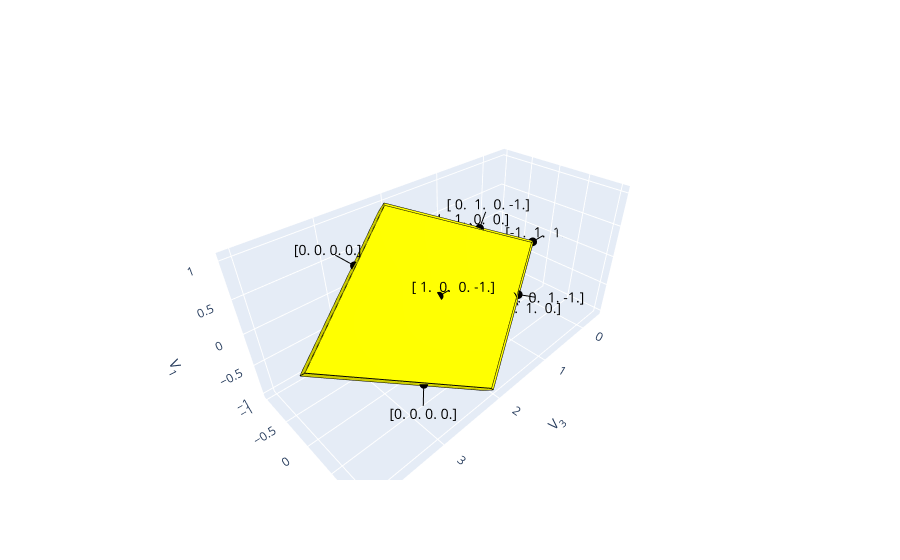
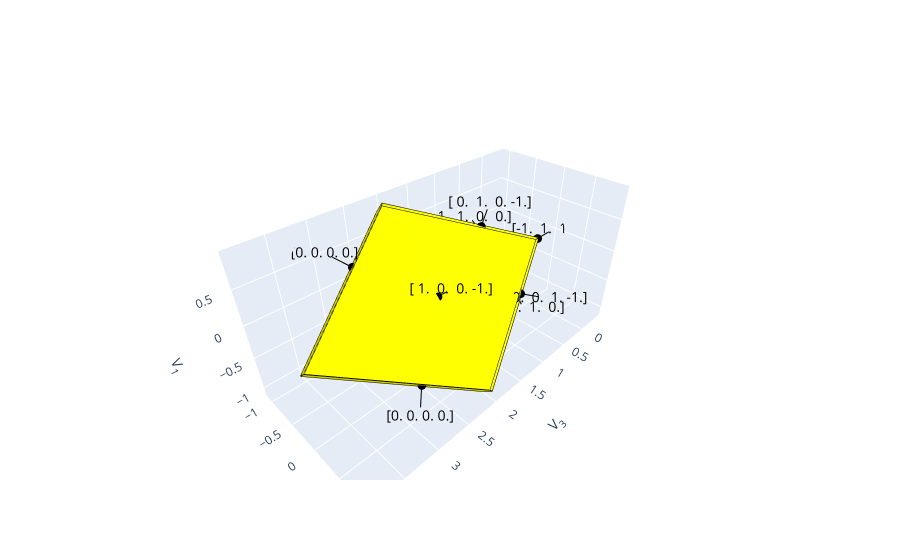

The code cell stored with these charts, in order, in its notebook:
### Markdown cell above
## Computing Gamma

To compute gamma, we first learn the boundaries of the state (0,0,0,0). We then label the learned transitions based on which we think adds one electron to the i-th dot.

For a quick verification that the learned boundaries are correct, we compute the relative error of each element.

### Code cell
#now disable the reservoir, we don't need it anymore
sim.set_reservoir(False)
#initialize device in target state
target_state=np.array([1,0, 0, 1],dtype=np.int64)
sim.activate_state(target_state)

#now compute the projection of the simulation to remove the axis where the polytopes in the reservoir-free
#array are unbounded. this allows us to plot the 3d projection of the 4d facet
def compute_projection(sim, gamma):
    # Compute v such, that for any t with sum(t)=0: t^TAv = 0
    v = np.linalg.inv(gamma)@np.ones(sim.num_dots)
    v /= np.linalg.norm(v)
    
    # Project away the vector direction v
    # We remove the vector by defining a householder transformation that would move v->(1,0,...,0)
    # and then we remove the first element (we make use of the fact that the householder transformation is its own inverse)
    h = v.copy()
    h[0] -= 1.0
    h /= np.linalg.norm(h)
    P = np.eye(sim.num_dots) - 2*np.outer(h,h)
    P = P[:,1:]

    sim_proj = sim.slice(P, np.zeros(sim.num_dots))
    gamma_proj = gamma@P
    return sim_proj, gamma_proj

sim_proj_est, gamma_proj = compute_projection(sim,gamma)
sim_proj_real, _ = compute_projection(sim, sim.Cinv@sim.C_g)

#visualize both projections

#first the true one
poly_real = sim_proj_real.boundaries()
print("projected facet labels")
print(poly_real.labels)
print("Real facet after projection")
halfspaces=np.hstack([poly_real.A,poly_real.b.reshape(-1,1)])
#polytope not bounded, so add lower bounds as well
lower_bound = np.hstack([sim_proj_real.boundsA,sim_proj_real.boundsb.reshape(-1,1)])
halfspaces = np.vstack([halfspaces,lower_bound])
labels = np.vstack([poly_real.labels,np.zeros((4,4),dtype=np.int64)])
plot_facet(halfspaces, labels, text_dist_multiplier=5.0)

print("Facet after projection using estimated Gamma")
#now using the estimated gamma
poly_est = sim_proj_est.boundaries()
halfspaces=np.hstack([poly_est.A,poly_est.b.reshape(-1,1)])
#polytope not bounded, so add lower bounds as well
lower_bound = np.hstack([sim_proj_est.boundsA,sim_proj_est.boundsb.reshape(-1,1)])
halfspaces = np.vstack([halfspaces,lower_bound])
labels = np.vstack([poly_est.labels,np.zeros((4,4),dtype=np.int64)])
plot_facet(halfspaces, labels, text_dist_multiplier=5.0)

### Figure 1 — Plotly figure (JSON) as saved in the notebook; plotly's stock layout.template omitted (floating-point values rounded to 4 significant figures)
{"data": [{"alphahull": 0, "color": "yellow", "opacity": 1, "type": "mesh3d", "x": [2.099, 4.0, 4.0, 2.093, 2.019, -0.01876, 2.116, 0.1229, -0.0172, -0.01875, 0.1108, -0.02031, 2.11, 2.035], "y": [1.043, -0.03424, 0.1093, 0.902, 1.012, 0.01057, -0.8514, 0.07133, 0.01003, -0.01098, -0.07233, -0.01045, -0.9979, -0.962], "z": [-0.8586, -0.03424, 0.1093, -1.005, -0.9688, -0.006976, 1.033, 0.074, 0.01399, 0.01453, -0.06961, -0.006445, 0.8924, 1.003]}, {"marker": {"color": "black", "size": 3}, "mode": "markers", "showlegend": false, "type": "scatter3d", "x": [-0.01875], "y": [-0.0002081], "z": [0.003775]}, {"line": {"color": "black", "width": 2}, "mode": "lines", "showlegend": false, "type": "scatter3d", "x": [-0.01875, -0.2673], "y": [-0.0002081, 0.01863], "z": [0.003775, 0.02273]}, {"marker": {"color": "black", "size": 3}, "mode": "text", "showlegend": false, "text": ["[-1.  1.  1. -1.]"], "textfont": {"color": "black", "size": 14}, "textposition": "middle center", "type": "scatter3d", "x": [-0.3667], "y": [0.02616], "z": [0.03032]}, {"line": {"color": "black", "width": 2}, "mode": "lines", "showlegend": false, "type": "scatter3d", "x": [-0.01876, -0.0172], "y": [0.01057, 0.01003], "z": [-0.006976, 0.01399]}, {"line": {"color": "black", "width": 2}, "mode": "lines", "showlegend": false, "type": "scatter3d", "x": [-0.01876, -0.02031], "y": [0.01057, -0.01045], "z": [-0.006976, -0.006445]}, {"line": {"color": "black", "width": 2}, "mode": "lines", "showlegend": false, "type": "scatter3d", "x": [-0.0172, -0.01875], "y": [0.01003, -0.01098], "z": [0.01399, 0.01453]}, {"line": {"color": "black", "width": 2}, "mode": "lines", "showlegend": false, "type": "scatter3d", "x": [-0.01875, -0.02031], "y": [-0.01098, -0.01045], "z": [0.01453, -0.006445]}, {"marker": {"color": "black", "size": 3}, "mode": "markers", "showlegend": false, "type": "scatter3d", "x": [2.078], "y": [-0.05061], "z": [-0.05416]}, {"line": {"color": "black", "width": 2}, "mode": "lines", "showlegend": false, "type": "scatter3d", "x": [2.078, 2.082], "y": [-0.05061, -0.2272], "z": [-0.05416, -0.231]}, {"marker": {"color": "black", "size": 3}, "mode": "text", "showlegend": false, "text": ["[-1.  0.  0.  1.]"], "textfont": {"color": "black", "size": 14}, "textposition": "middle center", "type": "scatter3d", "x": [2.083], "y": [-0.2979], "z": [-0.3018]}, {"line": {"color": "black", "width": 2}, "mode": "lines", "showlegend": false, "type": "scatter3d", "x": [4.0, 2.093], "y": [-0.03424, 0.902], "z": [-0.03424, -1.005]}, {"line": {"color": "black", "width": 2}, "mode": "lines", "showlegend": false, "type": "scatter3d", "x": [4.0, 2.11], "y": [-0.03424, -0.9979], "z": [-0.03424, 0.8924]}, {"line": {"color": "black", "width": 2}, "mode": "lines", "showlegend": false, "type": "scatter3d", "x": [2.093, 0.1108], "y": [0.902, -0.07233], "z": [-1.005, -0.06961]}, {"line": {"color": "black", "width": 2}, "mode": "lines", "showlegend": false, "type": "scatter3d", "x": [0.1108, 2.11], "y": [-0.07233, -0.9979], "z": [-0.06961, 0.8924]}, {"marker": {"color": "black", "size": 3}, "mode": "markers", "showlegend": false, "type": "scatter3d", "x": [0.8367], "y": [0.3684], "z": [-0.4114]}, {"line": {"color": "black", "width": 2}, "mode": "lines", "showlegend": false, "type": "scatter3d", "x": [0.8367, 0.7291], "y": [0.3684, 0.3707], "z": [-0.4114, -0.637]}, {"marker": {"color": "black", "size": 3}, "mode": "text", "showlegend": false, "text": ["[-1.  0.  1.  0.]"], "textfont": {"color": "black", "size": 14}, "textposition": "middle center", "type": "scatter3d", "x": [0.686], "y": [0.3716], "z": [-0.7273]}, {"line": {"color": "black", "width": 2}, "mode": "lines", "showlegend": false, "type": "scatter3d", "x": [2.093, 2.019], "y": [0.902, 1.012], "z": [-1.005, -0.9688]}, {"line": {"color": "black", "width": 2}, "mode": "lines", "showlegend": false, "type": "scatter3d", "x": [2.093, 0.1108], "y": [0.902, -0.07233], "z": [-1.005, -0.06961]}, {"line": {"color": "black", "width": 2}, "mode": "lines", "showlegend": false, "type": "scatter3d", "x": [2.019, -0.01876], "y": [1.012, 0.01057], "z": [-0.9688, -0.006976]}, {"line": {"color": "black", "width": 2}, "mode": "lines", "showlegend": false, "type": "scatter3d", "x": [-0.01876, -0.02031], "y": [0.01057, -0.01045], "z": [-0.006976, -0.006445]}, {"line": {"color": "black", "width": 2}, "mode": "lines", "showlegend": false, "type": "scatter3d", "x": [0.1108, -0.02031], "y": [-0.07233, -0.01045], "z": [-0.06961, -0.006445]}, {"marker": {"color": "black", "size": 3}, "mode": "markers", "showlegend": false, "type": "scatter3d", "x": [0.8433], "y": [-0.4107], "z": [0.3668]}, {"line": {"color": "black", "width": 2}, "mode": "lines", "showlegend": false, "type": "scatter3d", "x": [0.8433, 0.7375], "y": [-0.4107, -0.6372], "z": [0.3668, 0.3688]}, {"marker": {"color": "black", "size": 3}, "mode": "text", "showlegend": false, "text": ["[-1.  1.  0.  0.]"], "textfont": {"color": "black", "size": 14}, "textposition": "middle center", "type": "scatter3d", "x": [0.6951], "y": [-0.7278], "z": [0.3697]}, {"line": {"color": "black", "width": 2}, "mode": "lines", "showlegend": false, "type": "scatter3d", "x": [-0.01875, -0.02031], "y": [-0.01098, -0.01045], "z": [0.01453, -0.006445]}, {"line": {"color": "black", "width": 2}, "mode": "lines", "showlegend": false, "type": "scatter3d", "x": [-0.01875, 2.035], "y": [-0.01098, -0.962], "z": [0.01453, 1.003]}, {"line": {"color": "black", "width": 2}, "mode": "lines", "showlegend": false, "type": "scatter3d", "x": [0.1108, -0.02031], "y": [-0.07233, -0.01045], "z": [-0.06961, -0.006445]}, {"line": {"color": "black", "width": 2}, "mode": "lines", "showlegend": false, "type": "scatter3d", "x": [0.1108, 2.11], "y": [-0.07233, -0.9979], "z": [-0.06961, 0.8924]}, {"line": {"color": "black", "width": 2}, "mode": "lines", "showlegend": false, "type": "scatter3d", "x": [2.11, 2.035], "y": [-0.9979, -0.962], "z": [0.8924, 1.003]}, {"marker": {"color": "black", "size": 3}, "mode": "markers", "showlegend": false, "type": "scatter3d", "x": [0.8409], "y": [0.4294], "z": [-0.3493]}, {"line": {"color": "black", "width": 2}, "mode": "lines", "showlegend": false, "type": "scatter3d", "x": [0.8409, 0.736], "y": [0.4294, 0.6559], "z": [-0.3493, -0.3357]}, {"marker": {"color": "black", "size": 3}, "mode": "text", "showlegend": false, "text": ["[ 0.  0.  1. -1.]"], "textfont": {"color": "black", "size": 14}, "textposition": "middle center", "type": "scatter3d", "x": [0.694], "y": [0.7465], "z": [-0.3302]}, {"line": {"color": "black", "width": 2}, "mode": "lines", "showlegend": false, "type": "scatter3d", "x": [2.099, 2.019], "y": [1.043, 1.012], "z": [-0.8586, -0.9688]}, {"line": {"color": "black", "width": 2}, "mode": "lines", "showlegend": false, "type": "scatter3d", "x": [2.099, 0.1229], "y": [1.043, 0.07133], "z": [-0.8586, 0.074]}, {"line": {"color": "black", "width": 2}, "mode": "lines", "showlegend": false, "type": "scatter3d", "x": [2.019, -0.01876], "y": [1.012, 0.01057], "z": [-0.9688, -0.006976]}, {"line": {"color": "black", "width": 2}, "mode": "lines", "showlegend": false, "type": "scatter3d", "x": [-0.01876, -0.0172], "y": [0.01057, 0.01003], "z": [-0.006976, 0.01399]}, {"line": {"color": "black", "width": 2}, "mode": "lines", "showlegend": false, "type": "scatter3d", "x": [0.1229, -0.0172], "y": [0.07133, 0.01003], "z": [0.074, 0.01399]}, {"marker": {"color": "black", "size": 3}, "mode": "markers", "showlegend": false, "type": "scatter3d", "x": [0.8475], "y": [-0.3486], "z": [0.4277]}, {"line": {"color": "black", "width": 2}, "mode": "lines", "showlegend": false, "type": "scatter3d", "x": [0.8475, 0.7443], "y": [-0.3486, -0.3352], "z": [0.4277, 0.655]}, {"marker": {"color": "black", "size": 3}, "mode": "text", "showlegend": false, "text": ["[ 0.  1.  0. -1.]"], "textfont": {"color": "black", "size": 14}, "textposition": "middle center", "type": "scatter3d", "x": [0.703], "y": [-0.3299], "z": [0.7459]}, {"line": {"color": "black", "width": 2}, "mode": "lines", "showlegend": false, "type": "scatter3d", "x": [2.116, 0.1229], "y": [-0.8514, 0.07133], "z": [1.033, 0.074]}, {"line": {"color": "black", "width": 2}, "mode": "lines", "showlegend": false, "type": "scatter3d", "x": [2.116, 2.035], "y": [-0.8514, -0.962], "z": [1.033, 1.003]}, {"line": {"color": "black", "width": 2}, "mode": "lines", "showlegend": false, "type": "scatter3d", "x": [0.1229, -0.0172], "y": [0.07133, 0.01003], "z": [0.074, 0.01399]}, {"line": {"color": "black", "width": 2}, "mode": "lines", "showlegend": false, "type": "scatter3d", "x": [-0.0172, -0.01875], "y": [0.01003, -0.01098], "z": [0.01399, 0.01453]}, {"line": {"color": "black", "width": 2}, "mode": "lines", "showlegend": false, "type": "scatter3d", "x": [-0.01875, 2.035], "y": [-0.01098, -0.962], "z": [0.01453, 1.003]}, {"marker": {"color": "black", "size": 3}, "mode": "markers", "showlegend": false, "type": "scatter3d", "x": [2.084], "y": [0.09297], "z": [0.08941]}, {"line": {"color": "black", "width": 2}, "mode": "lines", "showlegend": false, "type": "scatter3d", "x": [2.084, 2.081], "y": [0.09297, 0.2696], "z": [0.08941, 0.2663]}, {"marker": {"color": "black", "size": 3}, "mode": "text", "showlegend": false, "text": ["[ 1.  0.  0. -1.]"], "textfont": {"color": "black", "size": 14}, "textposition": "middle center", "type": "scatter3d", "x": [2.08], "y": [0.3403], "z": [0.3371]}, {"line": {"color": "black", "width": 2}, "mode": "lines", "showlegend": false, "type": "scatter3d", "x": [2.099, 4.0], "y": [1.043, 0.1093], "z": [-0.8586, 0.1093]}, {"line": {"color": "black", "width": 2}, "mode": "lines", "showlegend": false, "type": "scatter3d", "x": [2.099, 0.1229], "y": [1.043, 0.07133], "z": [-0.8586, 0.074]}, {"line": {"color": "black", "width": 2}, "mode": "lines", "showlegend": false, "type": "scatter3d", "x": [4.0, 2.116], "y": [0.1093, -0.8514], "z": [0.1093, 1.033]}, {"line": {"color": "black", "width": 2}, "mode": "lines", "showlegend": false, "type": "scatter3d", "x": [2.116, 0.1229], "y": [-0.8514, 0.07133], "z": [1.033, 0.074]}, {"marker": {"color": "black", "size": 3}, "mode": "markers", "showlegend": false, "type": "scatter3d", "x": [null], "y": [null], "z": [null]}, {"line": {"color": "black", "width": 2}, "mode": "lines", "showlegend": false, "type": "scatter3d", "x": [null, null], "y": [null, null], "z": [null, null]}, {"marker": {"color": "black", "size": 3}, "mode": "text", "showlegend": false, "text": ["[0. 0. 0. 0.]"], "textfont": {"color": "black", "size": 14}, "textposition": "middle center", "type": "scatter3d", "x": [null], "y": [null], "z": [null]}, {"marker": {"color": "black", "size": 3}, "mode": "markers", "showlegend": false, "type": "scatter3d", "x": [2.842], "y": [0.6064], "z": [-0.5515]}, {"line": {"color": "black", "width": 2}, "mode": "lines", "showlegend": false, "type": "scatter3d", "x": [2.842, 2.986], "y": [0.6064, 0.7507], "z": [-0.5515, -0.6959]}, {"marker": {"color": "black", "size": 3}, "mode": "text", "showlegend": false, "text": ["[0. 0. 0. 0.]"], "textfont": {"color": "black", "size": 14}, "textposition": "middle center", "type": "scatter3d", "x": [3.044], "y": [0.8085], "z": [-0.7536]}, {"line": {"color": "black", "width": 2}, "mode": "lines", "showlegend": false, "type": "scatter3d", "x": [2.099, 4.0], "y": [1.043, 0.1093], "z": [-0.8586, 0.1093]}, {"line": {"color": "black", "width": 2}, "mode": "lines", "showlegend": false, "type": "scatter3d", "x": [2.099, 2.019], "y": [1.043, 1.012], "z": [-0.8586, -0.9688]}, {"line": {"color": "black", "width": 2}, "mode": "lines", "showlegend": false, "type": "scatter3d", "x": [4.0, 4.0], "y": [-0.03424, 0.1093], "z": [-0.03424, 0.1093]}, {"line": {"color": "black", "width": 2}, "mode": "lines", "showlegend": false, "type": "scatter3d", "x": [4.0, 2.093], "y": [-0.03424, 0.902], "z": [-0.03424, -1.005]}, {"line": {"color": "black", "width": 2}, "mode": "lines", "showlegend": false, "type": "scatter3d", "x": [2.093, 2.019], "y": [0.902, 1.012], "z": [-1.005, -0.9688]}, {"marker": {"color": "black", "size": 3}, "mode": "markers", "showlegend": false, "type": "scatter3d", "x": [2.852], "y": [-0.5472], "z": [0.6007]}, {"line": {"color": "black", "width": 2}, "mode": "lines", "showlegend": false, "type": "scatter3d", "x": [2.852, 2.996], "y": [-0.5472, -0.6916], "z": [0.6007, 0.745]}, {"marker": {"color": "black", "size": 3}, "mode": "text", "showlegend": false, "text": ["[0. 0. 0. 0.]"], "textfont": {"color": "black", "size": 14}, "textposition": "middle center", "type": "scatter3d", "x": [3.054], "y": [-0.7493], "z": [0.8027]}, {"line": {"color": "black", "width": 2}, "mode": "lines", "showlegend": false, "type": "scatter3d", "x": [4.0, 4.0], "y": [-0.03424, 0.1093], "z": [-0.03424, 0.1093]}, {"line": {"color": "black", "width": 2}, "mode": "lines", "showlegend": false, "type": "scatter3d", "x": [4.0, 2.11], "y": [-0.03424, -0.9979], "z": [-0.03424, 0.8924]}, {"line": {"color": "black", "width": 2}, "mode": "lines", "showlegend": false, "type": "scatter3d", "x": [4.0, 2.116], "y": [0.1093, -0.8514], "z": [0.1093, 1.033]}, {"line": {"color": "black", "width": 2}, "mode": "lines", "showlegend": false, "type": "scatter3d", "x": [2.116, 2.035], "y": [-0.8514, -0.962], "z": [1.033, 1.003]}, {"line": {"color": "black", "width": 2}, "mode": "lines", "showlegend": false, "type": "scatter3d", "x": [2.11, 2.035], "y": [-0.9979, -0.962], "z": [0.8924, 1.003]}, {"marker": {"color": "black", "size": 3}, "mode": "markers", "showlegend": false, "type": "scatter3d", "x": [null], "y": [null], "z": [null]}, {"line": {"color": "black", "width": 2}, "mode": "lines", "showlegend": false, "type": "scatter3d", "x": [null, null], "y": [null, null], "z": [null, null]}, {"marker": {"color": "black", "size": 3}, "mode": "text", "showlegend": false, "text": ["[0. 0. 0. 0.]"], "textfont": {"color": "black", "size": 14}, "textposition": "middle center", "type": "scatter3d", "x": [null], "y": [null], "z": [null]}], "layout": {"scene": {"xaxis": {"title": {"text": "V<sub>3</sub>"}}, "yaxis": {"title": {"text": "V<sub>2</sub>"}}, "zaxis": {"title": {"text": "V<sub>1</sub>"}}}}}

### Figure 2 — Plotly figure (JSON) as saved in the notebook; plotly's stock layout.template omitted (floating-point values rounded to 4 significant figures)
{"data": [{"alphahull": 0, "color": "yellow", "opacity": 1, "type": "mesh3d", "x": [3.855, 3.872, 2.042, 2.09, -0.01859, 0.1296, -0.01603, 2.063, 1.977, -0.0185, 0.104, -0.02106, 2.069, 2.004], "y": [-0.2123, -0.06866, 0.7853, -0.927, 0.01139, 0.06585, 0.01085, 0.9267, 0.8999, -0.01007, -0.07752, -0.009526, -1.073, -1.034], "z": [-0.2266, -0.0841, -1.092, 0.9165, -0.006091, 0.06749, 0.01478, -0.9473, -1.053, 0.01549, -0.07466, -0.005381, 0.7763, 0.8913]}, {"marker": {"color": "black", "size": 3}, "mode": "markers", "showlegend": false, "type": "scatter3d", "x": [-0.01855], "y": [0.0006605], "z": [0.0047]}, {"line": {"color": "black", "width": 2}, "mode": "lines", "showlegend": false, "type": "scatter3d", "x": [-0.01855, -0.2648], "y": [0.0006605, 0.03081], "z": [0.0047, 0.03573]}, {"marker": {"color": "black", "size": 3}, "mode": "text", "showlegend": false, "text": ["[-1.  1.  1. -1.]"], "textfont": {"color": "black", "size": 14}, "textposition": "middle center", "type": "scatter3d", "x": [-0.3633], "y": [0.04287], "z": [0.04814]}, {"line": {"color": "black", "width": 2}, "mode": "lines", "showlegend": false, "type": "scatter3d", "x": [-0.01859, -0.01603], "y": [0.01139, 0.01085], "z": [-0.006091, 0.01478]}, {"line": {"color": "black", "width": 2}, "mode": "lines", "showlegend": false, "type": "scatter3d", "x": [-0.01859, -0.02106], "y": [0.01139, -0.009526], "z": [-0.006091, -0.005381]}, {"line": {"color": "black", "width": 2}, "mode": "lines", "showlegend": false, "type": "scatter3d", "x": [-0.01603, -0.0185], "y": [0.01085, -0.01007], "z": [0.01478, 0.01549]}, {"line": {"color": "black", "width": 2}, "mode": "lines", "showlegend": false, "type": "scatter3d", "x": [-0.0185, -0.02106], "y": [-0.01007, -0.009526], "z": [0.01549, -0.005381]}, {"marker": {"color": "black", "size": 3}, "mode": "markers", "showlegend": false, "type": "scatter3d", "x": [2.017], "y": [-0.1443], "z": [-0.1542]}, {"line": {"color": "black", "width": 2}, "mode": "lines", "showlegend": false, "type": "scatter3d", "x": [2.017, 2.004], "y": [-0.1443, -0.3214], "z": [-0.1542, -0.3301]}, {"marker": {"color": "black", "size": 3}, "mode": "text", "showlegend": false, "text": ["[-1.  0.  0.  1.]"], "textfont": {"color": "black", "size": 14}, "textposition": "middle center", "type": "scatter3d", "x": [1.999], "y": [-0.3922], "z": [-0.4005]}, {"line": {"color": "black", "width": 2}, "mode": "lines", "showlegend": false, "type": "scatter3d", "x": [3.855, 2.042], "y": [-0.2123, 0.7853], "z": [-0.2266, -1.092]}, {"line": {"color": "black", "width": 2}, "mode": "lines", "showlegend": false, "type": "scatter3d", "x": [3.855, 2.069], "y": [-0.2123, -1.073], "z": [-0.2266, 0.7763]}, {"line": {"color": "black", "width": 2}, "mode": "lines", "showlegend": false, "type": "scatter3d", "x": [2.042, 0.104], "y": [0.7853, -0.07752], "z": [-1.092, -0.07466]}, {"line": {"color": "black", "width": 2}, "mode": "lines", "showlegend": false, "type": "scatter3d", "x": [0.104, 2.069], "y": [-0.07752, -1.073], "z": [-0.07466, 0.7763]}, {"marker": {"color": "black", "size": 3}, "mode": "markers", "showlegend": false, "type": "scatter3d", "x": [0.8166], "y": [0.3219], "z": [-0.4463]}, {"line": {"color": "black", "width": 2}, "mode": "lines", "showlegend": false, "type": "scatter3d", "x": [0.8166, 0.6982], "y": [0.3219, 0.3284], "z": [-0.4463, -0.6663]}, {"marker": {"color": "black", "size": 3}, "mode": "text", "showlegend": false, "text": ["[-1.  0.  1.  0.]"], "textfont": {"color": "black", "size": 14}, "textposition": "middle center", "type": "scatter3d", "x": [0.6509], "y": [0.331], "z": [-0.7544]}, {"line": {"color": "black", "width": 2}, "mode": "lines", "showlegend": false, "type": "scatter3d", "x": [2.042, 1.977], "y": [0.7853, 0.8999], "z": [-1.092, -1.053]}, {"line": {"color": "black", "width": 2}, "mode": "lines", "showlegend": false, "type": "scatter3d", "x": [2.042, 0.104], "y": [0.7853, -0.07752], "z": [-1.092, -0.07466]}, {"line": {"color": "black", "width": 2}, "mode": "lines", "showlegend": false, "type": "scatter3d", "x": [-0.01859, 1.977], "y": [0.01139, 0.8999], "z": [-0.006091, -1.053]}, {"line": {"color": "black", "width": 2}, "mode": "lines", "showlegend": false, "type": "scatter3d", "x": [-0.01859, -0.02106], "y": [0.01139, -0.009526], "z": [-0.006091, -0.005381]}, {"line": {"color": "black", "width": 2}, "mode": "lines", "showlegend": false, "type": "scatter3d", "x": [0.104, -0.02106], "y": [-0.07752, -0.009526], "z": [-0.07466, -0.005381]}, {"marker": {"color": "black", "size": 3}, "mode": "markers", "showlegend": false, "type": "scatter3d", "x": [0.8275], "y": [-0.4408], "z": [0.3206]}, {"line": {"color": "black", "width": 2}, "mode": "lines", "showlegend": false, "type": "scatter3d", "x": [0.8275, 0.7117], "y": [-0.4408, -0.6622], "z": [0.3206, 0.329]}, {"marker": {"color": "black", "size": 3}, "mode": "text", "showlegend": false, "text": ["[-1.  1.  0.  0.]"], "textfont": {"color": "black", "size": 14}, "textposition": "middle center", "type": "scatter3d", "x": [0.6654], "y": [-0.7508], "z": [0.3324]}, {"line": {"color": "black", "width": 2}, "mode": "lines", "showlegend": false, "type": "scatter3d", "x": [-0.0185, -0.02106], "y": [-0.01007, -0.009526], "z": [0.01549, -0.005381]}, {"line": {"color": "black", "width": 2}, "mode": "lines", "showlegend": false, "type": "scatter3d", "x": [-0.0185, 2.004], "y": [-0.01007, -1.034], "z": [0.01549, 0.8913]}, {"line": {"color": "black", "width": 2}, "mode": "lines", "showlegend": false, "type": "scatter3d", "x": [0.104, -0.02106], "y": [-0.07752, -0.009526], "z": [-0.07466, -0.005381]}, {"line": {"color": "black", "width": 2}, "mode": "lines", "showlegend": false, "type": "scatter3d", "x": [0.104, 2.069], "y": [-0.07752, -1.073], "z": [-0.07466, 0.7763]}, {"line": {"color": "black", "width": 2}, "mode": "lines", "showlegend": false, "type": "scatter3d", "x": [2.069, 2.004], "y": [-1.073, -1.034], "z": [0.7763, 0.8913]}, {"marker": {"color": "black", "size": 3}, "mode": "markers", "showlegend": false, "type": "scatter3d", "x": [0.827], "y": [0.3829], "z": [-0.3849]}, {"line": {"color": "black", "width": 2}, "mode": "lines", "showlegend": false, "type": "scatter3d", "x": [0.827, 0.7333], "y": [0.3829, 0.614], "z": [-0.3849, -0.3673]}, {"marker": {"color": "black", "size": 3}, "mode": "text", "showlegend": false, "text": ["[ 0.  0.  1. -1.]"], "textfont": {"color": "black", "size": 14}, "textposition": "middle center", "type": "scatter3d", "x": [0.6958], "y": [0.7065], "z": [-0.3603]}, {"line": {"color": "black", "width": 2}, "mode": "lines", "showlegend": false, "type": "scatter3d", "x": [-0.01859, -0.01603], "y": [0.01139, 0.01085], "z": [-0.006091, 0.01478]}, {"line": {"color": "black", "width": 2}, "mode": "lines", "showlegend": false, "type": "scatter3d", "x": [-0.01859, 1.977], "y": [0.01139, 0.8999], "z": [-0.006091, -1.053]}, {"line": {"color": "black", "width": 2}, "mode": "lines", "showlegend": false, "type": "scatter3d", "x": [0.1296, -0.01603], "y": [0.06585, 0.01085], "z": [0.06749, 0.01478]}, {"line": {"color": "black", "width": 2}, "mode": "lines", "showlegend": false, "type": "scatter3d", "x": [0.1296, 2.063], "y": [0.06585, 0.9267], "z": [0.06749, -0.9473]}, {"line": {"color": "black", "width": 2}, "mode": "lines", "showlegend": false, "type": "scatter3d", "x": [2.063, 1.977], "y": [0.9267, 0.8999], "z": [-0.9473, -1.053]}, {"marker": {"color": "black", "size": 3}, "mode": "markers", "showlegend": false, "type": "scatter3d", "x": [0.8378], "y": [-0.3789], "z": [0.3811]}, {"line": {"color": "black", "width": 2}, "mode": "lines", "showlegend": false, "type": "scatter3d", "x": [0.8378, 0.7468], "y": [-0.3789, -0.3603], "z": [0.3811, 0.6132]}, {"marker": {"color": "black", "size": 3}, "mode": "text", "showlegend": false, "text": ["[ 0.  1.  0. -1.]"], "textfont": {"color": "black", "size": 14}, "textposition": "middle center", "type": "scatter3d", "x": [0.7104], "y": [-0.3528], "z": [0.706]}, {"line": {"color": "black", "width": 2}, "mode": "lines", "showlegend": false, "type": "scatter3d", "x": [2.09, 0.1296], "y": [-0.927, 0.06585], "z": [0.9165, 0.06749]}, {"line": {"color": "black", "width": 2}, "mode": "lines", "showlegend": false, "type": "scatter3d", "x": [2.09, 2.004], "y": [-0.927, -1.034], "z": [0.9165, 0.8913]}, {"line": {"color": "black", "width": 2}, "mode": "lines", "showlegend": false, "type": "scatter3d", "x": [0.1296, -0.01603], "y": [0.06585, 0.01085], "z": [0.06749, 0.01478]}, {"line": {"color": "black", "width": 2}, "mode": "lines", "showlegend": false, "type": "scatter3d", "x": [-0.01603, -0.0185], "y": [0.01085, -0.01007], "z": [0.01478, 0.01549]}, {"line": {"color": "black", "width": 2}, "mode": "lines", "showlegend": false, "type": "scatter3d", "x": [-0.0185, 2.004], "y": [-0.01007, -1.034], "z": [0.01549, 0.8913]}, {"marker": {"color": "black", "size": 3}, "mode": "markers", "showlegend": false, "type": "scatter3d", "x": [2.039], "y": [-0.000779], "z": [-0.01184]}, {"line": {"color": "black", "width": 2}, "mode": "lines", "showlegend": false, "type": "scatter3d", "x": [2.039, 2.052], "y": [-0.000779, 0.1763], "z": [-0.01184, 0.1641]}, {"marker": {"color": "black", "size": 3}, "mode": "text", "showlegend": false, "text": ["[ 1.  0.  0. -1.]"], "textfont": {"color": "black", "size": 14}, "textposition": "middle center", "type": "scatter3d", "x": [2.058], "y": [0.2472], "z": [0.2345]}, {"line": {"color": "black", "width": 2}, "mode": "lines", "showlegend": false, "type": "scatter3d", "x": [3.872, 2.09], "y": [-0.06866, -0.927], "z": [-0.0841, 0.9165]}, {"line": {"color": "black", "width": 2}, "mode": "lines", "showlegend": false, "type": "scatter3d", "x": [3.872, 2.063], "y": [-0.06866, 0.9267], "z": [-0.0841, -0.9473]}, {"line": {"color": "black", "width": 2}, "mode": "lines", "showlegend": false, "type": "scatter3d", "x": [2.09, 0.1296], "y": [-0.927, 0.06585], "z": [0.9165, 0.06749]}, {"line": {"color": "black", "width": 2}, "mode": "lines", "showlegend": false, "type": "scatter3d", "x": [0.1296, 2.063], "y": [0.06585, 0.9267], "z": [0.06749, -0.9473]}, {"marker": {"color": "black", "size": 3}, "mode": "markers", "showlegend": false, "type": "scatter3d", "x": [null], "y": [null], "z": [null]}, {"line": {"color": "black", "width": 2}, "mode": "lines", "showlegend": false, "type": "scatter3d", "x": [null, null], "y": [null, null], "z": [null, null]}, {"marker": {"color": "black", "size": 3}, "mode": "text", "showlegend": false, "text": ["[0. 0. 0. 0.]"], "textfont": {"color": "black", "size": 14}, "textposition": "middle center", "type": "scatter3d", "x": [null], "y": [null], "z": [null]}, {"marker": {"color": "black", "size": 3}, "mode": "markers", "showlegend": false, "type": "scatter3d", "x": [2.762], "y": [0.4662], "z": [-0.6806]}, {"line": {"color": "black", "width": 2}, "mode": "lines", "showlegend": false, "type": "scatter3d", "x": [2.762, 2.908], "y": [0.4662, 0.6], "z": [-0.6806, -0.8329]}, {"marker": {"color": "black", "size": 3}, "mode": "text", "showlegend": false, "text": ["[0. 0. 0. 0.]"], "textfont": {"color": "black", "size": 14}, "textposition": "middle center", "type": "scatter3d", "x": [2.967], "y": [0.6535], "z": [-0.8939]}, {"line": {"color": "black", "width": 2}, "mode": "lines", "showlegend": false, "type": "scatter3d", "x": [3.855, 3.872], "y": [-0.2123, -0.06866], "z": [-0.2266, -0.0841]}, {"line": {"color": "black", "width": 2}, "mode": "lines", "showlegend": false, "type": "scatter3d", "x": [3.855, 2.042], "y": [-0.2123, 0.7853], "z": [-0.2266, -1.092]}, {"line": {"color": "black", "width": 2}, "mode": "lines", "showlegend": false, "type": "scatter3d", "x": [3.872, 2.063], "y": [-0.06866, 0.9267], "z": [-0.0841, -0.9473]}, {"line": {"color": "black", "width": 2}, "mode": "lines", "showlegend": false, "type": "scatter3d", "x": [2.042, 1.977], "y": [0.7853, 0.8999], "z": [-1.092, -1.053]}, {"line": {"color": "black", "width": 2}, "mode": "lines", "showlegend": false, "type": "scatter3d", "x": [2.063, 1.977], "y": [0.9267, 0.8999], "z": [-0.9473, -1.053]}, {"marker": {"color": "black", "size": 3}, "mode": "markers", "showlegend": false, "type": "scatter3d", "x": [2.778], "y": [-0.663], "z": [0.4547]}, {"line": {"color": "black", "width": 2}, "mode": "lines", "showlegend": false, "type": "scatter3d", "x": [2.778, 2.926], "y": [-0.663, -0.8135], "z": [0.4547, 0.5888]}, {"marker": {"color": "black", "size": 3}, "mode": "text", "showlegend": false, "text": ["[0. 0. 0. 0.]"], "textfont": {"color": "black", "size": 14}, "textposition": "middle center", "type": "scatter3d", "x": [2.985], "y": [-0.8737], "z": [0.6424]}, {"line": {"color": "black", "width": 2}, "mode": "lines", "showlegend": false, "type": "scatter3d", "x": [3.855, 3.872], "y": [-0.2123, -0.06866], "z": [-0.2266, -0.0841]}, {"line": {"color": "black", "width": 2}, "mode": "lines", "showlegend": false, "type": "scatter3d", "x": [3.855, 2.069], "y": [-0.2123, -1.073], "z": [-0.2266, 0.7763]}, {"line": {"color": "black", "width": 2}, "mode": "lines", "showlegend": false, "type": "scatter3d", "x": [3.872, 2.09], "y": [-0.06866, -0.927], "z": [-0.0841, 0.9165]}, {"line": {"color": "black", "width": 2}, "mode": "lines", "showlegend": false, "type": "scatter3d", "x": [2.09, 2.004], "y": [-0.927, -1.034], "z": [0.9165, 0.8913]}, {"line": {"color": "black", "width": 2}, "mode": "lines", "showlegend": false, "type": "scatter3d", "x": [2.069, 2.004], "y": [-1.073, -1.034], "z": [0.7763, 0.8913]}, {"marker": {"color": "black", "size": 3}, "mode": "markers", "showlegend": false, "type": "scatter3d", "x": [null], "y": [null], "z": [null]}, {"line": {"color": "black", "width": 2}, "mode": "lines", "showlegend": false, "type": "scatter3d", "x": [null, null], "y": [null, null], "z": [null, null]}, {"marker": {"color": "black", "size": 3}, "mode": "text", "showlegend": false, "text": ["[0. 0. 0. 0.]"], "textfont": {"color": "black", "size": 14}, "textposition": "middle center", "type": "scatter3d", "x": [null], "y": [null], "z": [null]}], "layout": {"scene": {"xaxis": {"title": {"text": "V<sub>3</sub>"}}, "yaxis": {"title": {"text": "V<sub>2</sub>"}}, "zaxis": {"title": {"text": "V<sub>1</sub>"}}}}}
